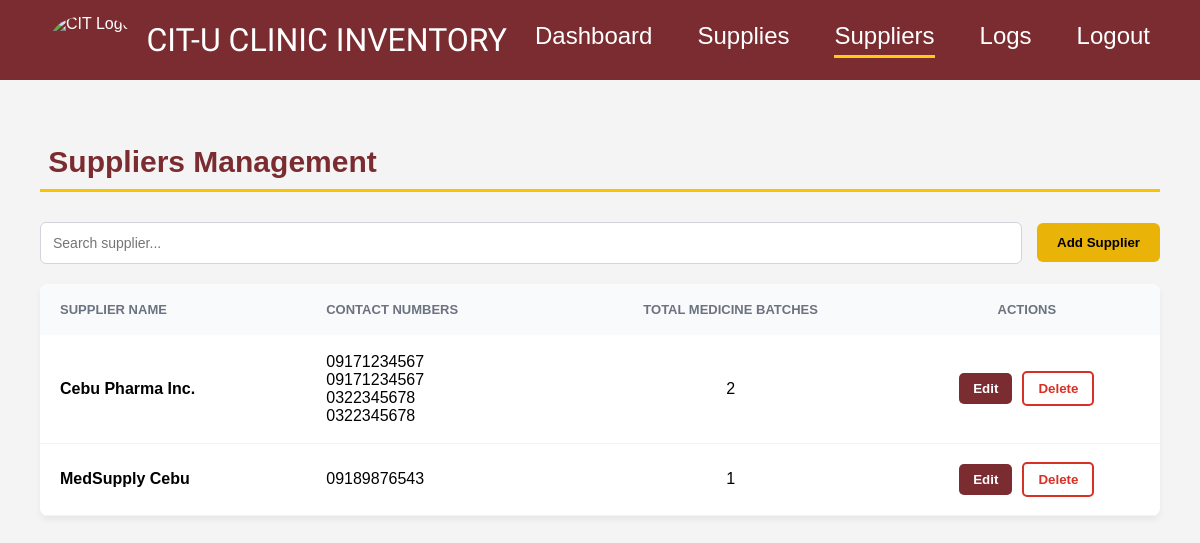
The page /src/suppliers/index.php (signed in) on the database its author committed.
### tables this page shows
CREATE TABLE `supplier` (
  `supplier_id` int(11) NOT NULL,
  `name` varchar(100) NOT NULL,
  `email` varchar(100) DEFAULT NULL,
  `address` text DEFAULT NULL
);

### src/suppliers/index.php (the view, shortened to what this page needs)
<?php
require_once "../connection/connection.php";
$suppliers = [];
$sql = "
    SELECT
        s.supplier_id,
        s.name,
        GROUP_CONCAT(sc.mobile_number SEPARATOR ', ') AS mobile_numbers,
        COUNT(DISTINCT mb.batch_id) AS total_batches
    FROM Supplier s
    LEFT JOIN SupplierContactNo sc
        ON s.supplier_id = sc.supplier_id
    LEFT JOIN MedicineBatch mb
        ON s.supplier_id = mb.supplier_id
    GROUP BY s.supplier_id
    ORDER BY s.name ASC
";
$result = $conn->query($sql);
if ($result && $result->num_rows > 0) {
    while ($row = $result->fetch_assoc()) {
        $suppliers[] = $row;
    }
}
?>
<!DOCTYPE html>
<html lang="en">
<head>
    <link rel="stylesheet" href="../components/shared.css">
    <link rel="stylesheet" href="style.css?v=<?php echo time(); ?>">
</head>
<body>
<?php include '../components/header.php'; ?>
<main class="suppliers-container">
    <h2 class="page-title">&nbsp;Suppliers Management</h2>
    <hr class="yellow-line">
    <div class="toolbar">
        <input type="text" id="searchInput" class="search-input" placeholder="Search supplier...">
        <button class="add-btn" onclick="openAddModal()">Add Supplier</button>
    </div>
    <div class="table-container">
        <table class="suppliers-table" id="suppliersTable">
            <thead>
                <tr>
                    <th>Supplier Name</th>
                    <th>Contact Numbers</th>
                    <th>Total Medicine Batches</th>
                    <th>Actions</th>
                </tr>
            </thead>
            <tbody>
                <?php if (empty($suppliers)): ?>
                    <tr>
                        <td colspan="4" class="empty-state">No suppliers found.</td>
                    </tr>
                <?php else: ?>
                    <?php foreach ($suppliers as $sup): ?>
                        <tr class="data-row">
                            <td class="supplier-name"><strong><?php echo htmlspecialchars($sup['name']); ?></strong></td>
                            <td class="contact-numbers">
                                <?php
                                $numbers = explode(', ', $sup['mobile_numbers']);
                                foreach ($numbers as $number):
                                    echo htmlspecialchars($number) . '<br>';
                                endforeach;
                                ?>
                            </td>
                            <td class="batch-count"><?php echo number_format($sup['total_batches']); ?></td>
                            <td class="actions">
                                <div class="action-buttons">
                                    <button class="btn-edit" onclick="openEditModal(
                                        '<?php echo $sup['supplier_id']; ?>',
                                        '<?php echo htmlspecialchars($sup['name'], ENT_QUOTES); ?>',
                                        '<?php echo htmlspecialchars($sup['mobile_numbers'], ENT_QUOTES); ?>'
                                    )">Edit</button>
                                    <button class="btn-delete" onclick="showDeleteConfirm('<?php echo $sup['supplier_id']; ?>')">Delete</button>
                                </div>
                            </td>
                        </tr>
                    <?php endforeach; ?>
                <?php endif; ?>
            </tbody>
         </table>
    </div>
</main>
</body>
</html>

### src/components/shared.css (style rules this page uses)
body { margin: 0; font-family: Arial, sans-serif; background-color: #f4f4f4; }

### src/suppliers/style.css (style rules this page uses)
.suppliers-container { padding: 40px; max-width: 1200px; margin: 0 auto; }
.page-title { color: #7b2c31; font-size: 30px; margin-bottom: 10px; }
.yellow-line { border: none; border-top: 3px solid #F8C400; margin-bottom: 30px; }
.toolbar { display: flex; gap: 15px; margin-bottom: 20px; align-items: center; }
.search-input { flex: 1; padding: 12px; border: 1px solid #d1d5db; border-radius: 6px; outline: none; font-size: 14px; }
.add-btn { background-color: #eab308; color: black; border: none; padding: 12px 20px; border-radius: 6px; font-weight: bold; cursor: pointer; }
.table-container { background: white; border-radius: 8px; overflow: hidden; box-shadow: 0 4px 6px rgba(0,0,0,0.05); }
.suppliers-table { width: 100%; border-collapse: collapse; }
.suppliers-table th { background-color: #f9fafb; color: #6b7280; font-size: 13px; text-transform: uppercase; padding: 18px 20px; text-align: left; }
.suppliers-table th:nth-child(3) { text-align: center; }
.suppliers-table th:nth-child(4) { text-align: center; }
.suppliers-table td { padding: 18px 20px; border-bottom: 1px solid #f3f4f6; vertical-align: middle; }
.suppliers-table td:nth-child(1) { text-align: left; }
.suppliers-table td:nth-child(2) { text-align: left; }
.suppliers-table td:nth-child(3) { text-align: center; }
.suppliers-table td:nth-child(4) { text-align: center; }
.action-buttons { display: flex; flex-direction: row; gap: 10px; justify-content: center; align-items: center; background: transparent; border: none; margin: 0; padding: 0; }
.btn-edit { background-color: #7b2c31; color: white; border: none; padding: 8px 14px; border-radius: 5px; cursor: pointer; font-weight: bold; display: inline-block; transition: all 0.2s; }
.btn-delete { background-color: white; color: #d93025; border: 2px solid #d93025; padding: 8px 14px; border-radius: 5px; cursor: pointer; font-weight: bold; display: inline-block; transition: all 0.2s; }

### rows shown on the page
supplier: name "Cebu Pharma Inc.", number "09171234567", number "0322345678", total_batches "2"
supplier: name "MedSupply Cebu", number "09189876543", total_batches "1"
